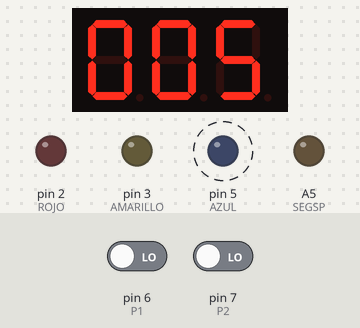
A sketch run on a simulated Arduino Uno, built with avr-gcc and run on an emulated ATmega328P. Parts: 3-digit seven-segment display, output pins drawn as LEDs (lit = HIGH). Wiring (inferred from the names in the program): 3-digit 7-segment display, segments lit when HIGH: segments pin 11, pin 12, A4, pin 8, pin 13, pin 10, pin 9; digit selects A2, A3, A1. Dashed ring = blinking. The inputs (shaded band) are chosen by the test bench; at power-on: pin 6 (P1) LOW, pin 7 (P2) LOW. The segment pins are drawn as the display they are named for; pins used as bus, display or sensor lines are not drawn.

Above: at 0.91 s.
1.3 s: pin 6 (P1) driven HIGH
At 1.92 s:
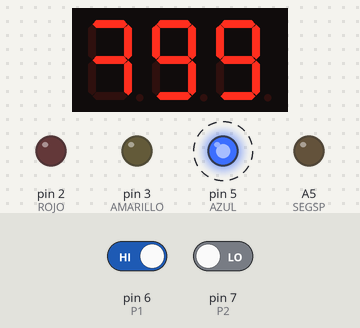
4.1 s: pin 7 (P2) driven HIGH
5.6 s: pin 6 (P1) driven LOW
At 8.28 s:
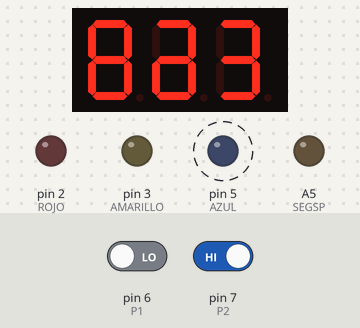
8.6 s: pin 7 (P2) driven LOW
10.1 s: pin 7 (P2) driven HIGH
At 12.34 s:
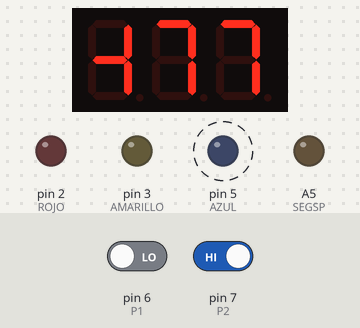
13.1 s: pin 6 (P1) driven HIGH
At 13.31 s:
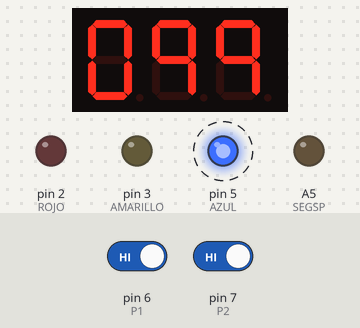
Timing chart, 0 to 15.6 s (numbered marks = the images above; inputs shaded):
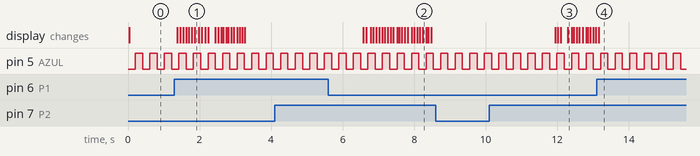

The sketch:

TP06.ino
```cpp
//BLINK1

#include "sistem.h"
#include "display.h"

int cont1=0;
int cont2=0;
int numDisplay=1; //indica que display se enciende 1 unid. 2dec 3 cen
int contMseg1=0;
bool latch=0;
//bool inpToTest=0;
//int timeOut=0;
int valor_inicial=500;

bool estado=0;
bool flag=0;
bool tiempoMultDisp=0;

//int numero=127;
int unidad=0;
int decena=0;
int centena=0;

void setup()
{
  Serial.begin(9600);
  initPorts();
  initTimer2();
}

void loop()
{
  unidad=getUnidad(valor_inicial);
  decena=getDecena(valor_inicial);
  centena=getCentena(valor_inicial);

  if (digitalRead(P1))
  {
   valor_inicial++;
  }
if (digitalRead(P2))
  {
   valor_inicial--;
  }

  //multip del disp
  if(tiempoMultDisp)
  {
    tiempoMultDisp=0;
    switch(numDisplay)
    {
      case 1:
      {
        showDisplay(unidad,1);
        break;
      }
       case 2:
      {
        showDisplay(decena,2);
        break;
      }
       case 3:
      {
        showDisplay(centena,3);
        break;
      }
    }
    numDisplay++;
    if(numDisplay==4)
    {
      numDisplay=1;
    }
  }


  //animacion led testigo
    if(flag)
  {
    flag=0;
    estado=!estado;
    digitalWrite(AZUL,estado);
   }

}


//*********************************************************
//Vector interrupcion Timer2
//********************************************************
ISR(TIMER2_OVF_vect)
{
  TCNT2=5;
  cont1++;
  cont2++;
  if(cont1==TOSC)
  {
    cont1=0;
    flag=1;
  }
  if(cont2==TDISP)
  {
    cont2=0;
    tiempoMultDisp=1;
  }
  contMseg1++;
    antirrebote();
    if(contMseg1==TIEMPO1)
    {
      contMseg1=0;
    }
}
```

display.cpp
```cpp
#include "sistem.h"
#include "display.h"
#include "arduino.h"

int getUnidad(int valor)
{
  int uni=0;
  uni=valor%10;

  return uni;

  //return(valor%10);
}
int getDecena(int valor)
{
  int dec=0;
  dec=(valor/10)%10;

  return dec;

  //return(valor%10);
}
int getCentena (int valor)
{
  int cen=0;
  cen=valor/100;

  return cen;

  //return(valor%10);
}


//num es el num a mostrar (0-9) y pos es el dsiplay que se enciende
void showDisplay(int num, int pos)
{
  switch (num)
  {
    case 0:
    {
      digitalWrite(SEGA,1);
      digitalWrite(SEGB,1);
      digitalWrite(SEGC,1);
      digitalWrite(SEGD,1);
      digitalWrite(SEGE,1);
      digitalWrite(SEGF,1);
      digitalWrite(SEGG,0);
      break;
    }
    case 1:
    {
     digitalWrite(SEGA,0);
      digitalWrite(SEGB,1);
      digitalWrite(SEGC,1);
      digitalWrite(SEGD,0);
      digitalWrite(SEGE,0);
      digitalWrite(SEGF,0);
      digitalWrite(SEGG,0);
      break;
    }
     case 2:
    {
      digitalWrite(SEGA,1);
      digitalWrite(SEGB,1);
      digitalWrite(SEGC,0);
      digitalWrite(SEGD,1);
      digitalWrite(SEGE,1);
      digitalWrite(SEGF,0);
      digitalWrite(SEGG,1);
      break;
    }
     case 3:
    {
      digitalWrite(SEGA,1);
      digitalWrite(SEGB,1);
      digitalWrite(SEGC,1);
      digitalWrite(SEGD,1);
      digitalWrite(SEGE,0);
      digitalWrite(SEGF,0);
      digitalWrite(SEGG,1);
      break;
    }
     case 4:
    {
      digitalWrite(SEGA,0);
      digitalWrite(SEGB,1);
      digitalWrite(SEGC,1);
      digitalWrite(SEGD,0);
      digitalWrite(SEGE,0);
      digitalWrite(SEGF,1);
      digitalWrite(SEGG,1);
      break;
    }
     case 5:
    {
      digitalWrite(SEGA,1);
      digitalWrite(SEGB,0);
      digitalWrite(SEGC,1);
      digitalWrite(SEGD,1);
      digitalWrite(SEGE,0);
      digitalWrite(SEGF,1);
      digitalWrite(SEGG,1);
      break;
    }
     case 6:
    {
      digitalWrite(SEGA,1);
      digitalWrite(SEGB,0);
      digitalWrite(SEGC,1);
      digitalWrite(SEGD,1);
      digitalWrite(SEGE,1);
      digitalWrite(SEGF,1);
      digitalWrite(SEGG,1);
      break;
    }
     case 7:
    {
      digitalWrite(SEGA,1);
      digitalWrite(SEGB,1);
      digitalWrite(SEGC,1);
      digitalWrite(SEGD,0);
      digitalWrite(SEGE,0);
      digitalWrite(SEGF,0);
      digitalWrite(SEGG,0);
      break;
    }
     case 8:
    {
      digitalWrite(SEGA,1);
      digitalWrite(SEGB,1);
      digitalWrite(SEGC,1);
      digitalWrite(SEGD,1);
      digitalWrite(SEGE,1);
      digitalWrite(SEGF,1);
      digitalWrite(SEGG,1);
      break;
    }
     case 9:
    {
      digitalWrite(SEGA,1);
      digitalWrite(SEGB,1);
      digitalWrite(SEGC,1);
      digitalWrite(SEGD,0);
      digitalWrite(SEGE,0);
      digitalWrite(SEGF,1);
      digitalWrite(SEGG,1);
      break;
    }
  }
  switch (pos)
  {
    case 1:
    {
      digitalWrite(T1,1);
      digitalWrite(T2,0);
      digitalWrite(T3,0);
    break;
    }
    case 2:
    {
      digitalWrite(T1,0);
      digitalWrite(T2,1);
      digitalWrite(T3,0);
    break;
    }
    case 3:
    {
      digitalWrite(T1,0);
      digitalWrite(T2,0);
      digitalWrite(T3,1);
      break;
    }
  }
}
```

display.h
```cpp
int getUnidad (int);
int getDecena (int);
int getCentena (int);
void showDisplay(int num, int pos);
```

sistem.cpp
```cpp
#include "sistem.h"
#include "arduino.h"

 extern int timeOut=0;
 extern bool latch;
 extern bool inpToTest=0;


//*******************************************************
//Configura puertos
//******************************************************
void initPorts(void)
{
  pinMode(ROJO,OUTPUT);
  pinMode(AMARILLO,OUTPUT);
  pinMode(AZUL,OUTPUT);
  pinMode(SEGA,OUTPUT);
  pinMode(SEGB,OUTPUT);
  pinMode(SEGC,OUTPUT);
  pinMode(SEGD,OUTPUT);
  pinMode(SEGE,OUTPUT);
  pinMode(SEGF,OUTPUT);
  pinMode(SEGG,OUTPUT);
  pinMode(SEGSP,OUTPUT);
  pinMode(T1,OUTPUT);
  pinMode(T2,OUTPUT);
  pinMode(T3,OUTPUT);
  pinMode(P1,INPUT);
  pinMode(P2,INPUT);

}
void antirrebote(void)
{

  bool inputReal;
  inputReal=digitalRead(P1);
  if(inputReal!=latch)
  {
    latch=inputReal;
    timeOut=ANTIRREBOTE;
  }
  else
  {

    if(timeOut>0)
    {
      timeOut--;
    }
    else
    {
      inpToTest=latch;
    }
  }
}

//*******************************************************
//Configura Timer2
//******************************************************
void initTimer2(void)
{
   SREG = 0b01111111;       //Desabilitar interrupciones
   TIMSK2 = 0b00000001;     //Habilita la interrupcion por desbordamiento
   TCCR2B = 0b00000011;     //Configura preescala para que FT2 sea de 250KHz
   SREG = 0b10000000;       //Habilitar interrupciones //Desabilitar interrupciones
   TCNT2=5;                 //255-5 =250 (el valor que queremos)
}
```

sistem.h
```cpp
void initPorts(void);
void initTimer2(void);
void antirrebote(void);

#define SEGA 11
#define SEGB 12
#define SEGC A4
#define SEGD 8
#define SEGE 13
#define SEGF 10
#define SEGG 9
#define SEGSP A5
#define T1 A2
#define T2 A3
#define T3 A1
#define P1 6
#define P2 7
#define TIEMPO1 250
#define ANTIRREBOTE 500


#define ROJO 2
#define AMARILLO 3
#define AZUL 5
#define P1 6
#define TOSC 200
#define TDISP 5
```

Measured:
- after the input at 1.3 s, the display: first changes after 0.08 s (image 1 shows a later state)
- after the input at 5.6 s, the display: first changes after 0.98 s (image 2 shows a later state)
- after the input at 10.1 s, the display: first changes after 1.8 s (image 3 shows a later state)
- by itself, pin 5 (AZUL): alternates HIGH for 0.20 s and LOW for 0.20 s
